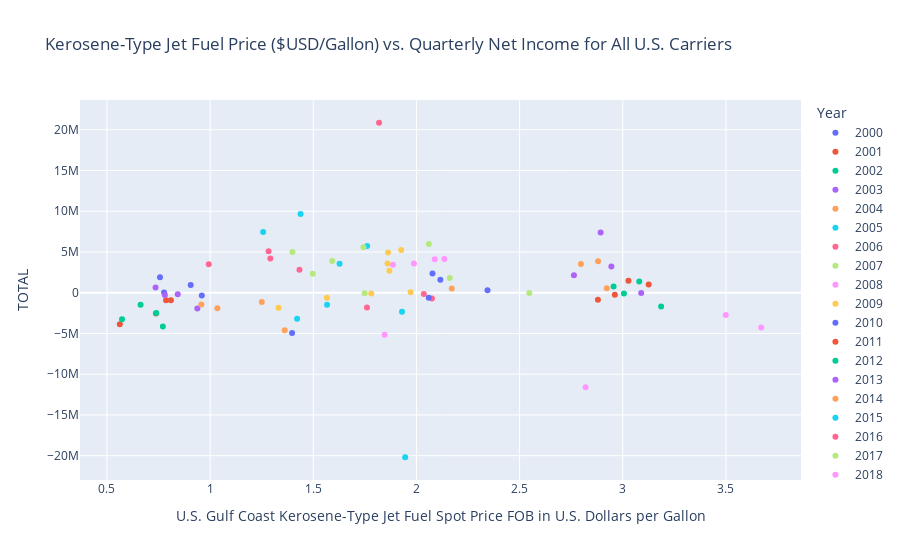

Notebook source saved alongside this figure:
### Code cell
#NET INCOMES INTERACTIVE TOTAL:
fig = px.scatter(income_and_fuel, x='U.S. Gulf Coast Kerosene-Type Jet Fuel Spot Price FOB in U.S. Dollars per Gallon',
                 y='TOTAL', hover_name='PERIOD', title='Kerosene-Type Jet Fuel Price ($USD/Gallon) vs. Quarterly Net Income for All U.S. Carriers',
                color='Year')
fig.show()
#TO WRITE TO HTML: fig.write_html('US Gulf Coast Kerosene Jet Fuel Price vs. Flight Departures.html')

### Figure 1 — Plotly figure (JSON) as saved in the notebook; plotly's stock layout.template omitted (floating-point values rounded to 4 significant figures)
{"data": [{"hovertemplate": "<b>%{hovertext}</b><br><br>Year=2000<br>U.S. Gulf Coast Kerosene-Type Jet Fuel Spot Price FOB in U.S. Dollars per Gallon=%{x}<br>TOTAL=%{y}<extra></extra>", "hovertext": ["2000 - Quar 1", "2000 - Quar 2", "2000 - Quar 3", "2000 - Quar 4"], "legendgroup": "2000", "marker": {"color": "#636efa", "symbol": "circle"}, "mode": "markers", "name": "2000", "orientation": "v", "showlegend": true, "type": "scatter", "x": [0.7768, 0.757, 0.9059, 0.9599], "xaxis": "x", "y": [23702, 1899096, 937327, -327425], "yaxis": "y"}, {"hovertemplate": "<b>%{hovertext}</b><br><br>Year=2001<br>U.S. Gulf Coast Kerosene-Type Jet Fuel Spot Price FOB in U.S. Dollars per Gallon=%{x}<br>TOTAL=%{y}<extra></extra>", "hovertext": ["2001 - Quar 1", "2001 - Quar 2", "2001 - Quar 3", "2001 - Quar 4"], "legendgroup": "2001", "marker": {"color": "#EF553B", "symbol": "circle"}, "mode": "markers", "name": "2001", "orientation": "v", "showlegend": true, "type": "scatter", "x": [0.8099, 0.7865, 0.7372, 0.5623], "xaxis": "x", "y": [-909776, -923115, -2560103, -3873515], "yaxis": "y"}, {"hovertemplate": "<b>%{hovertext}</b><br><br>Year=2002<br>U.S. Gulf Coast Kerosene-Type Jet Fuel Spot Price FOB in U.S. Dollars per Gallon=%{x}<br>TOTAL=%{y}<extra></extra>", "hovertext": ["2002 - Quar 1", "2002 - Quar 2", "2002 - Quar 3", "2002 - Quar 4"], "legendgroup": "2002", "marker": {"color": "#00cc96", "symbol": "circle"}, "mode": "markers", "name": "2002", "orientation": "v", "showlegend": true, "type": "scatter", "x": [0.5731, 0.6629, 0.7393, 0.771], "xaxis": "x", "y": [-3250361, -1469850, -2494531, -4150742], "yaxis": "y"}, {"hovertemplate": "<b>%{hovertext}</b><br><br>Year=2003<br>U.S. Gulf Coast Kerosene-Type Jet Fuel Spot Price FOB in U.S. Dollars per Gallon=%{x}<br>TOTAL=%{y}<extra></extra>", "hovertext": ["2003 - Quar 1", "2003 - Quar 2", "2003 - Quar 3", "2003 - Quar 4"], "legendgroup": "2003", "marker": {"color": "#ab63fa", "symbol": "circle"}, "mode": "markers", "name": "2003", "orientation": "v", "showlegend": true, "type": "scatter", "x": [0.9381, 0.7357, 0.7807, 0.8431], "xaxis": "x", "y": [-1920924, 647420, -265900, -176064], "yaxis": "y"}, {"hovertemplate": "<b>%{hovertext}</b><br><br>Year=2004<br>U.S. Gulf Coast Kerosene-Type Jet Fuel Spot Price FOB in U.S. Dollars per Gallon=%{x}<br>TOTAL=%{y}<extra></extra>", "hovertext": ["2004 - Quar 1", "2004 - Quar 2", "2004 - Quar 3", "2004 - Quar 4"], "legendgroup": "2004", "marker": {"color": "#FFA15A", "symbol": "circle"}, "mode": "markers", "name": "2004", "orientation": "v", "showlegend": true, "type": "scatter", "x": [0.9575, 1.035, 1.251, 1.362], "xaxis": "x", "y": [-1456177, -1915125, -1123527, -4609595], "yaxis": "y"}, {"hovertemplate": "<b>%{hovertext}</b><br><br>Year=2005<br>U.S. Gulf Coast Kerosene-Type Jet Fuel Spot Price FOB in U.S. Dollars per Gallon=%{x}<br>TOTAL=%{y}<extra></extra>", "hovertext": ["2005 - Quar 1", "2005 - Quar 2", "2005 - Quar 3", "2005 - Quar 4"], "legendgroup": "2005", "marker": {"color": "#19d3f3", "symbol": "circle"}, "mode": "markers", "name": "2005", "orientation": "v", "showlegend": true, "type": "scatter", "x": [1.422, 1.567, 1.93, 1.945], "xaxis": "x", "y": [-3207135, -1487161, -2333166, -20192434], "yaxis": "y"}, {"hovertemplate": "<b>%{hovertext}</b><br><br>Year=2006<br>U.S. Gulf Coast Kerosene-Type Jet Fuel Spot Price FOB in U.S. Dollars per Gallon=%{x}<br>TOTAL=%{y}<extra></extra>", "hovertext": ["2006 - Quar 1", "2006 - Quar 2", "2006 - Quar 3", "2006 - Quar 4"], "legendgroup": "2006", "marker": {"color": "#FF6692", "symbol": "circle"}, "mode": "markers", "name": "2006", "orientation": "v", "showlegend": true, "type": "scatter", "x": [1.819, 2.075, 2.036, 1.76], "xaxis": "x", "y": [20862482, -694110, -161700, -1820559], "yaxis": "y"}, {"hovertemplate": "<b>%{hovertext}</b><br><br>Year=2007<br>U.S. Gulf Coast Kerosene-Type Jet Fuel Spot Price FOB in U.S. Dollars per Gallon=%{x}<br>TOTAL=%{y}<extra></extra>", "hovertext": ["2007 - Quar 1", "2007 - Quar 2", "2007 - Quar 3", "2007 - Quar 4"], "legendgroup": "2007", "marker": {"color": "#B6E880", "symbol": "circle"}, "mode": "markers", "name": "2007", "orientation": "v", "showlegend": true, "type": "scatter", "x": [1.749, 2.06, 2.161, 2.547], "xaxis": "x", "y": [-67019, 5979562, 1800249, -21387], "yaxis": "y"}, {"hovertemplate": "<b>%{hovertext}</b><br><br>Year=2008<br>U.S. Gulf Coast Kerosene-Type Jet Fuel Spot Price FOB in U.S. Dollars per Gallon=%{x}<br>TOTAL=%{y}<extra></extra>", "hovertext": ["2008 - Quar 1", "2008 - Quar 2", "2008 - Quar 3", "2008 - Quar 4"], "legendgroup": "2008", "marker": {"color": "#FF97FF", "symbol": "circle"}, "mode": "markers", "name": "2008", "orientation": "v", "showlegend": true, "type": "scatter", "x": [2.82, 3.671, 3.499, 1.846], "xaxis": "x", "y": [-11599703, -4276656, -2718557, -5154919], "yaxis": "y"}, {"hovertemplate": "<b>%{hovertext}</b><br><br>Year=2009<br>U.S. Gulf Coast Kerosene-Type Jet Fuel Spot Price FOB in U.S. Dollars per Gallon=%{x}<br>TOTAL=%{y}<extra></extra>", "hovertext": ["2009 - Quar 1", "2009 - Quar 2", "2009 - Quar 3", "2009 - Quar 4"], "legendgroup": "2009", "marker": {"color": "#FECB52", "symbol": "circle"}, "mode": "markers", "name": "2009", "orientation": "v", "showlegend": true, "type": "scatter", "x": [1.331, 1.566, 1.781, 1.972], "xaxis": "x", "y": [-1844758, -628662, -102224, 49366], "yaxis": "y"}, {"hovertemplate": "<b>%{hovertext}</b><br><br>Year=2010<br>U.S. Gulf Coast Kerosene-Type Jet Fuel Spot Price FOB in U.S. Dollars per Gallon=%{x}<br>TOTAL=%{y}<extra></extra>", "hovertext": ["2010 - Quar 1", "2010 - Quar 2", "2010 - Quar 3", "2010 - Quar 4"], "legendgroup": "2010", "marker": {"color": "#636efa", "symbol": "circle"}, "mode": "markers", "name": "2010", "orientation": "v", "showlegend": true, "type": "scatter", "x": [2.06, 2.116, 2.078, 2.344], "xaxis": "x", "y": [-615726, 1595509, 2369313, 316898], "yaxis": "y"}, {"hovertemplate": "<b>%{hovertext}</b><br><br>Year=2011<br>U.S. Gulf Coast Kerosene-Type Jet Fuel Spot Price FOB in U.S. Dollars per Gallon=%{x}<br>TOTAL=%{y}<extra></extra>", "hovertext": ["2011 - Quar 1", "2011 - Quar 2", "2011 - Quar 3", "2011 - Quar 4"], "legendgroup": "2011", "marker": {"color": "#EF553B", "symbol": "circle"}, "mode": "markers", "name": "2011", "orientation": "v", "showlegend": true, "type": "scatter", "x": [2.879, 3.126, 3.028, 2.961], "xaxis": "x", "y": [-848148, 1003401, 1482415, -245480], "yaxis": "y"}, {"hovertemplate": "<b>%{hovertext}</b><br><br>Year=2012<br>U.S. Gulf Coast Kerosene-Type Jet Fuel Spot Price FOB in U.S. Dollars per Gallon=%{x}<br>TOTAL=%{y}<extra></extra>", "hovertext": ["2012 - Quar 1", "2012 - Quar 2", "2012 - Quar 3", "2012 - Quar 4"], "legendgroup": "2012", "marker": {"color": "#00cc96", "symbol": "circle"}, "mode": "markers", "name": "2012", "orientation": "v", "showlegend": true, "type": "scatter", "x": [3.186, 2.955, 3.08, 3.006], "xaxis": "x", "y": [-1691852, 771313, 1369708, -85437], "yaxis": "y"}, {"hovertemplate": "<b>%{hovertext}</b><br><br>Year=2013<br>U.S. Gulf Coast Kerosene-Type Jet Fuel Spot Price FOB in U.S. Dollars per Gallon=%{x}<br>TOTAL=%{y}<extra></extra>", "hovertext": ["2013 - Quar 1", "2013 - Quar 2", "2013 - Quar 3", "2013 - Quar 4"], "legendgroup": "2013", "marker": {"color": "#ab63fa", "symbol": "circle"}, "mode": "markers", "name": "2013", "orientation": "v", "showlegend": true, "type": "scatter", "x": [3.089, 2.763, 2.945, 2.893], "xaxis": "x", "y": [-45631, 2146407, 3222741, 7387696], "yaxis": "y"}, {"hovertemplate": "<b>%{hovertext}</b><br><br>Year=2014<br>U.S. Gulf Coast Kerosene-Type Jet Fuel Spot Price FOB in U.S. Dollars per Gallon=%{x}<br>TOTAL=%{y}<extra></extra>", "hovertext": ["2014 - Quar 1", "2014 - Quar 2", "2014 - Quar 3", "2014 - Quar 4"], "legendgroup": "2014", "marker": {"color": "#FFA15A", "symbol": "circle"}, "mode": "markers", "name": "2014", "orientation": "v", "showlegend": true, "type": "scatter", "x": [2.922, 2.88, 2.797, 2.171], "xaxis": "x", "y": [549797, 3849384, 3522647, 518805], "yaxis": "y"}, {"hovertemplate": "<b>%{hovertext}</b><br><br>Year=2015<br>U.S. Gulf Coast Kerosene-Type Jet Fuel Spot Price FOB in U.S. Dollars per Gallon=%{x}<br>TOTAL=%{y}<extra></extra>", "hovertext": ["2015 - Quar 1", "2015 - Quar 2", "2015 - Quar 3", "2015 - Quar 4"], "legendgroup": "2015", "marker": {"color": "#19d3f3", "symbol": "circle"}, "mode": "markers", "name": "2015", "orientation": "v", "showlegend": true, "type": "scatter", "x": [1.627, 1.761, 1.438, 1.257], "xaxis": "x", "y": [3544541, 5732622, 9655117, 7447652], "yaxis": "y"}, {"hovertemplate": "<b>%{hovertext}</b><br><br>Year=2016<br>U.S. Gulf Coast Kerosene-Type Jet Fuel Spot Price FOB in U.S. Dollars per Gallon=%{x}<br>TOTAL=%{y}<extra></extra>", "hovertext": ["2016 - Quar 1", "2016 - Quar 2", "2016 - Quar 3", "2016 - Quar 4"], "legendgroup": "2016", "marker": {"color": "#FF6692", "symbol": "circle"}, "mode": "markers", "name": "2016", "orientation": "v", "showlegend": true, "type": "scatter", "x": [0.9934, 1.283, 1.292, 1.433], "xaxis": "x", "y": [3495119, 5094145, 4195563, 2824916], "yaxis": "y"}, {"hovertemplate": "<b>%{hovertext}</b><br><br>Year=2017<br>U.S. Gulf Coast Kerosene-Type Jet Fuel Spot Price FOB in U.S. Dollars per Gallon=%{x}<br>TOTAL=%{y}<extra></extra>", "hovertext": ["2017 - Quar 1", "2017 - Quar 2", "2017 - Quar 3", "2017 - Quar 4"], "legendgroup": "2017", "marker": {"color": "#B6E880", "symbol": "circle"}, "mode": "markers", "name": "2017", "orientation": "v", "showlegend": true, "type": "scatter", "x": [1.498, 1.399, 1.592, 1.743], "xaxis": "x", "y": [2318254, 4995529, 3901986, 5588711], "yaxis": "y"}, {"hovertemplate": "<b>%{hovertext}</b><br><br>Year=2018<br>U.S. Gulf Coast Kerosene-Type Jet Fuel Spot Price FOB in U.S. Dollars per Gallon=%{x}<br>TOTAL=%{y}<extra></extra>", "hovertext": ["2018 - Quar 1", "2018 - Quar 2", "2018 - Quar 3", "2018 - Quar 4"], "legendgroup": "2018", "marker": {"color": "#FF97FF", "symbol": "circle"}, "mode": "markers", "name": "2018", "orientation": "v", "showlegend": true, "type": "scatter", "x": [1.886, 2.089, 2.135, 1.988], "xaxis": "x", "y": [3438610, 4109147, 4130730, 3580010], "yaxis": "y"}, {"hovertemplate": "<b>%{hovertext}</b><br><br>Year=2019<br>U.S. Gulf Coast Kerosene-Type Jet Fuel Spot Price FOB in U.S. Dollars per Gallon=%{x}<br>TOTAL=%{y}<extra></extra>", "hovertext": ["2019 - Quar 1", "2019 - Quar 2", "2019 - Quar 3", "2019 - Quar 4"], "legendgroup": "2019", "marker": {"color": "#FECB52", "symbol": "circle"}, "mode": "markers", "name": "2019", "orientation": "v", "showlegend": true, "type": "scatter", "x": [1.869, 1.926, 1.862, 1.86], "xaxis": "x", "y": [2692244, 5251150, 4922673, 3598068], "yaxis": "y"}, {"hovertemplate": "<b>%{hovertext}</b><br><br>Year=2020<br>U.S. Gulf Coast Kerosene-Type Jet Fuel Spot Price FOB in U.S. Dollars per Gallon=%{x}<br>TOTAL=%{y}<extra></extra>", "hovertext": ["2020 - Quar 1"], "legendgroup": "2020", "marker": {"color": "#636efa", "symbol": "circle"}, "mode": "markers", "name": "2020", "orientation": "v", "showlegend": true, "type": "scatter", "x": [1.397], "xaxis": "x", "y": [-4942084], "yaxis": "y"}], "layout": {"legend": {"title": {"text": "Year"}, "tracegroupgap": 0}, "title": {"text": "Kerosene-Type Jet Fuel Price ($USD/Gallon) vs. Quarterly Net Income for All U.S. Carriers"}, "xaxis": {"anchor": "y", "domain": [0, 1], "title": {"text": "U.S. Gulf Coast Kerosene-Type Jet Fuel Spot Price FOB in U.S. Dollars per Gallon"}}, "yaxis": {"anchor": "x", "domain": [0, 1], "title": {"text": "TOTAL"}}}}
